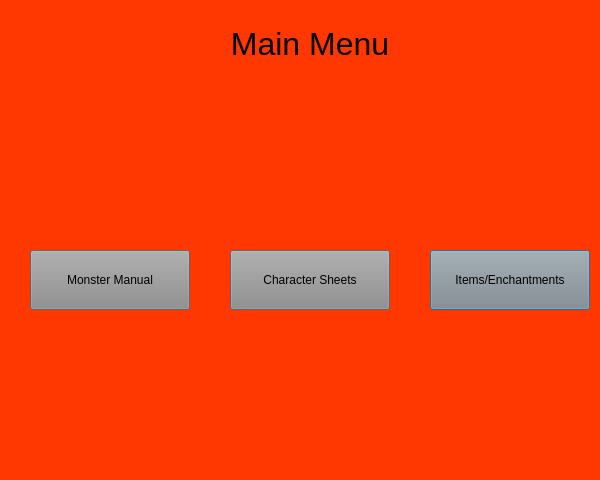
<?xml version="1.0" encoding="UTF-8"?>
<ui version="4.0">
 <class>Main_Menu</class>
 <widget class="QDialog" name="Main_Menu">
  <property name="geometry">
   <rect>
    <x>0</x>
    <y>0</y>
    <width>600</width>
    <height>480</height>
   </rect>
  </property>
  <property name="windowTitle">
   <string>Main Menu</string>
  </property>
  <property name="styleSheet">
   <string notr="true">background-color: rgba(255, 55, 0, 255);</string>
  </property>
  <widget class="QLabel" name="Main_Menu_Label">
   <property name="geometry">
    <rect>
     <x>210</x>
     <y>20</y>
     <width>200</width>
     <height>50</height>
    </rect>
   </property>
   <property name="text">
    <string>&lt;html&gt;&lt;head/&gt;&lt;body&gt;&lt;p align=&quot;center&quot;&gt;&lt;span style=&quot; font-size:24pt;&quot;&gt;Main Menu&lt;/span&gt;&lt;/p&gt;&lt;/body&gt;&lt;/html&gt;</string>
   </property>
  </widget>
  <widget class="QPushButton" name="ItemsEnchantments_Button">
   <property name="geometry">
    <rect>
     <x>430</x>
     <y>250</y>
     <width>160</width>
     <height>60</height>
    </rect>
   </property>
   <property name="styleSheet">
    <string notr="true">background-color: rgb(140, 140, 140);</string>
   </property>
   <property name="text">
    <string>Items/Enchantments</string>
   </property>
   <property name="default">
    <bool>false</bool>
   </property>
   <property name="flat">
    <bool>false</bool>
   </property>
  </widget>
  <widget class="QPushButton" name="Monster_Manual_Button">
   <property name="geometry">
    <rect>
     <x>30</x>
     <y>250</y>
     <width>160</width>
     <height>60</height>
    </rect>
   </property>
   <property name="styleSheet">
    <string notr="true">background-color: rgb(140, 140, 140);</string>
   </property>
   <property name="text">
    <string>Monster Manual</string>
   </property>
   <property name="default">
    <bool>false</bool>
   </property>
   <property name="flat">
    <bool>false</bool>
   </property>
  </widget>
  <widget class="QPushButton" name="Character_Sheets_Button">
   <property name="geometry">
    <rect>
     <x>230</x>
     <y>250</y>
     <width>160</width>
     <height>60</height>
    </rect>
   </property>
   <property name="styleSheet">
    <string notr="true">background-color: rgb(140, 140, 140);</string>
   </property>
   <property name="text">
    <string>Character Sheets</string>
   </property>
   <property name="default">
    <bool>false</bool>
   </property>
   <property name="flat">
    <bool>false</bool>
   </property>
  </widget>
 </widget>
 <resources/>
 <connections>
  <connection>
   <sender>Monster_Manual_Button</sender>
   <signal>clicked()</signal>
   <receiver>Main_Menu</receiver>
   <slot>Monster_Manual_Link()</slot>
   <hints>
    <hint type="sourcelabel">
     <x>141</x>
     <y>275</y>
    </hint>
    <hint type="destinationlabel">
     <x>-69</x>
     <y>287</y>
    </hint>
   </hints>
  </connection>
  <connection>
   <sender>Character_Sheets_Button</sender>
   <signal>clicked()</signal>
   <receiver>Main_Menu</receiver>
   <slot>Character_Sheet_Link()</slot>
   <hints>
    <hint type="sourcelabel">
     <x>313</x>
     <y>274</y>
    </hint>
    <hint type="destinationlabel">
     <x>286</x>
     <y>503</y>
    </hint>
   </hints>
  </connection>
 </connections>
 <slots>
  <slot>Monster_Manual_Link()</slot>
  <slot>Close_Window()</slot>
  <slot>Character_Sheet_Link()</slot>
  <slot>Destroy()</slot>
 </slots>
</ui>
